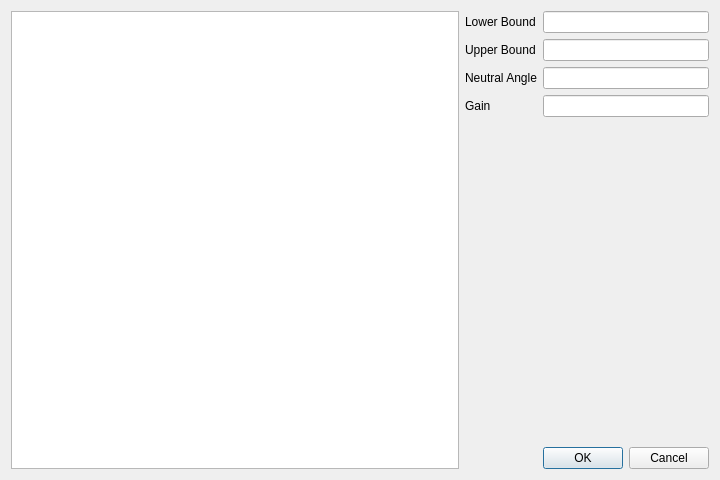
<?xml version="1.0" encoding="UTF-8"?>
<ui version="4.0">
 <class>KinectConnectorDialog</class>
 <widget class="QDialog" name="KinectConnectorDialog">
  <property name="geometry">
   <rect>
    <x>0</x>
    <y>0</y>
    <width>720</width>
    <height>480</height>
   </rect>
  </property>
  <property name="windowTitle">
   <string>Dialog</string>
  </property>
  <layout class="QGridLayout" name="gridLayout">
   <item row="0" column="2">
    <widget class="QLineEdit" name="lineEditLowerBound">
     <property name="sizePolicy">
      <sizepolicy hsizetype="Expanding" vsizetype="Fixed">
       <horstretch>0</horstretch>
       <verstretch>0</verstretch>
      </sizepolicy>
     </property>
    </widget>
   </item>
   <item row="2" column="2">
    <widget class="QLineEdit" name="lineEditNeutralAngle">
     <property name="sizePolicy">
      <sizepolicy hsizetype="Expanding" vsizetype="Fixed">
       <horstretch>0</horstretch>
       <verstretch>0</verstretch>
      </sizepolicy>
     </property>
    </widget>
   </item>
   <item row="1" column="2">
    <widget class="QLineEdit" name="lineEditUpperBound">
     <property name="sizePolicy">
      <sizepolicy hsizetype="Expanding" vsizetype="Fixed">
       <horstretch>0</horstretch>
       <verstretch>0</verstretch>
      </sizepolicy>
     </property>
    </widget>
   </item>
   <item row="2" column="1">
    <widget class="QLabel" name="label_3">
     <property name="text">
      <string>Neutral Angle</string>
     </property>
    </widget>
   </item>
   <item row="0" column="1">
    <widget class="QLabel" name="label">
     <property name="text">
      <string>Lower Bound</string>
     </property>
    </widget>
   </item>
   <item row="1" column="1">
    <widget class="QLabel" name="label_2">
     <property name="text">
      <string>Upper Bound</string>
     </property>
    </widget>
   </item>
   <item row="0" column="0" rowspan="6">
    <widget class="QTableWidget" name="tableWidgetFixedDrivers">
     <property name="sizePolicy">
      <sizepolicy hsizetype="Expanding" vsizetype="Expanding">
       <horstretch>1</horstretch>
       <verstretch>1</verstretch>
      </sizepolicy>
     </property>
     <property name="selectionMode">
      <enum>QAbstractItemView::SingleSelection</enum>
     </property>
    </widget>
   </item>
   <item row="4" column="1">
    <spacer name="verticalSpacer">
     <property name="orientation">
      <enum>Qt::Vertical</enum>
     </property>
     <property name="sizeHint" stdset="0">
      <size>
       <width>20</width>
       <height>40</height>
      </size>
     </property>
    </spacer>
   </item>
   <item row="3" column="1">
    <widget class="QLabel" name="label_4">
     <property name="text">
      <string>Gain</string>
     </property>
    </widget>
   </item>
   <item row="3" column="2">
    <widget class="QLineEdit" name="lineEditGain">
     <property name="sizePolicy">
      <sizepolicy hsizetype="Expanding" vsizetype="Fixed">
       <horstretch>0</horstretch>
       <verstretch>0</verstretch>
      </sizepolicy>
     </property>
    </widget>
   </item>
   <item row="5" column="2">
    <widget class="QDialogButtonBox" name="buttonBox">
     <property name="orientation">
      <enum>Qt::Horizontal</enum>
     </property>
     <property name="standardButtons">
      <set>QDialogButtonBox::Cancel|QDialogButtonBox::Ok</set>
     </property>
    </widget>
   </item>
  </layout>
 </widget>
 <tabstops>
  <tabstop>tableWidgetFixedDrivers</tabstop>
  <tabstop>lineEditLowerBound</tabstop>
  <tabstop>lineEditUpperBound</tabstop>
  <tabstop>lineEditNeutralAngle</tabstop>
  <tabstop>lineEditGain</tabstop>
 </tabstops>
 <resources/>
 <connections>
  <connection>
   <sender>buttonBox</sender>
   <signal>accepted()</signal>
   <receiver>KinectConnectorDialog</receiver>
   <slot>accept()</slot>
   <hints>
    <hint type="sourcelabel">
     <x>248</x>
     <y>254</y>
    </hint>
    <hint type="destinationlabel">
     <x>157</x>
     <y>274</y>
    </hint>
   </hints>
  </connection>
  <connection>
   <sender>buttonBox</sender>
   <signal>rejected()</signal>
   <receiver>KinectConnectorDialog</receiver>
   <slot>reject()</slot>
   <hints>
    <hint type="sourcelabel">
     <x>316</x>
     <y>260</y>
    </hint>
    <hint type="destinationlabel">
     <x>286</x>
     <y>274</y>
    </hint>
   </hints>
  </connection>
 </connections>
</ui>
